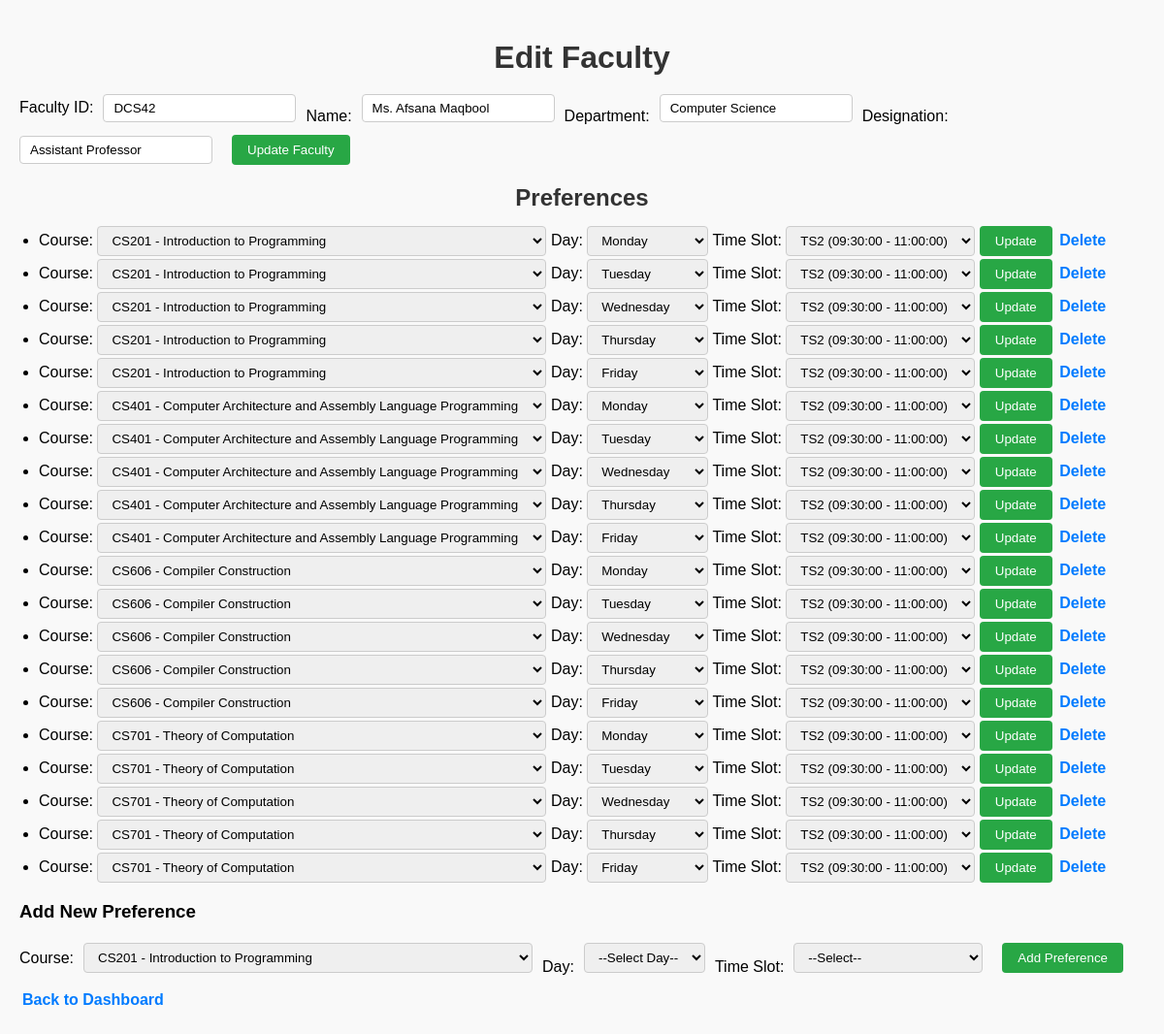
Screenshot of /editFaculty.php?id=DCS42 with the database file from the repository.
### tables this page shows
CREATE TABLE `faculty` (
  `FacultyID` varchar(10) NOT NULL,
  `Name` varchar(100) NOT NULL,
  `Department` varchar(50) NOT NULL,
  `Designation` varchar(50) NOT NULL
);

CREATE TABLE `preferences` (
  `PrefID` int(11) NOT NULL,
  `FacultyID` varchar(10) NOT NULL,
  `CourseCode` varchar(10) NOT NULL,
  `Day` varchar(10) DEFAULT NULL,
  `TimeSlotID` varchar(5) DEFAULT NULL,
  `CreatedAt` timestamp NOT NULL DEFAULT current_timestamp()
);

CREATE TABLE `courses` (
  `CourseCode` varchar(10) NOT NULL,
  `CourseTitle` varchar(100) NOT NULL,
  `Enrollment` int(11) NOT NULL,
  `MultimediaReq` tinyint(1) DEFAULT 0,
  `InstructorAssigned` varchar(10) DEFAULT NULL
);

CREATE TABLE `timeslots` (
  `TimeSlotID` varchar(5) NOT NULL,
  `StartTime` time NOT NULL,
  `EndTime` time NOT NULL,
  `IsBreak` tinyint(1) DEFAULT 0
);

### functions.php (called while the page is built, shortened)
<?php
require_once "config.php";
function getCourses() {
    global $conn;
    $result = $conn->query("SELECT * FROM Courses");
    return $result ? $result->fetch_all(MYSQLI_ASSOC) : [];
}
function getFacultyPreferences($facultyID) {
    global $conn;
    $facultyID = $conn->real_escape_string($facultyID);
    $result = $conn->query("SELECT * FROM preferences WHERE FacultyID='$facultyID' ORDER BY PrefID");
    return $result ? $result->fetch_all(MYSQLI_ASSOC) : [];
}
?>

### editFaculty.php (the view, shortened to what this page needs)
<?php
require_once "config.php";
require_once "functions.php";
$facultyID = $_GET['id'];
$sql = "SELECT * FROM Faculty WHERE FacultyID='$facultyID'";
$result = $conn->query($sql);
$faculty = $result->fetch_assoc();
$prefs = getFacultyPreferences($facultyID);
$courses = getCourses();
$timeSlots = [];
$tsResult = $conn->query("SELECT * FROM TimeSlots WHERE IsBreak=0 ORDER BY StartTime");
while ($row = $tsResult->fetch_assoc()) $timeSlots[] = $row;
?>
<!DOCTYPE html>
<html>
<head>
	<link rel="stylesheet" href="assets/style.css?v=<?= filemtime('assets/style.css') ?>">
</head>
<body>
    <h1>Edit Faculty</h1>
    <form method="POST">
        Faculty ID: <input type="text" name="facultyID" value="<?= htmlspecialchars($faculty['FacultyID']) ?>" required><br>
        Name: <input type="text" name="name" value="<?= htmlspecialchars($faculty['Name']) ?>" required><br>
        Department: <input type="text" name="department" value="<?= htmlspecialchars($faculty['Department']) ?>" required><br>
        Designation: <input type="text" name="designation" value="<?= htmlspecialchars($faculty['Designation']) ?>" required><br>
        <button type="submit" name="updateFaculty">Update Faculty</button>
    </form>
    <h2>Preferences</h2>
    <ul>
        <?php foreach ($prefs as $p): ?>
            <li>
                <form method="POST" style="display:inline;">
                    Course:
                    <select name="courseCode" required>
                        <?php foreach ($courses as $c): ?>
                            <option value="<?= $c['CourseCode'] ?>" <?= $c['CourseCode']==$p['CourseCode']?'selected':'' ?>>
                                <?= htmlspecialchars($c['CourseCode']) ?> - <?= htmlspecialchars($c['CourseTitle']) ?>
                            </option>
                        <?php endforeach; ?>
                    </select>
                    Day:
                    <select name="day">
                        <?php foreach(['Monday','Tuesday','Wednesday','Thursday','Friday'] as $day): ?>
                            <option value="<?= $day ?>" <?= $day==$p['Day']?'selected':'' ?>><?= $day ?></option>
                        <?php endforeach; ?>
                    </select>
                    Time Slot:
                    <select name="timeSlotID">
                        <?php foreach($timeSlots as $ts): ?>
                            <option value="<?= $ts['TimeSlotID'] ?>" <?= $ts['TimeSlotID']==$p['TimeSlotID']?'selected':'' ?>>
                                <?= $ts['TimeSlotID'] ?> (<?= $ts['StartTime'] ?> - <?= $ts['EndTime'] ?>)
                            </option>
                        <?php endforeach; ?>
                    </select>
                    <button type="submit" name="editPref">Update</button>
                    <a href="editFaculty.php?id=<?= $facultyID ?>&deletePref=<?= $p['PrefID'] ?>" onclick="return confirm('Delete this preference?')">Delete</a>
                </form>
            </li>
        <?php endforeach; ?>
    </ul>
    <h3>Add New Preference</h3>
    <form method="POST">
        Course:
        <select name="courseCode" required>
            <?php foreach ($courses as $c): ?>
                <option value="<?= $c['CourseCode'] ?>"><?= htmlspecialchars($c['CourseCode']) ?> - <?= htmlspecialchars($c['CourseTitle']) ?></option>
            <?php endforeach; ?>
        </select><br>
        Day:
        <select name="day">
            <option value="">--Select Day--</option>
        </select><br>
        Time Slot:
        <select name="timeSlotID">
            <option value="">--Select--</option>
        </select><br>
        <button type="submit" name="addPref">Add Preference</button>
    </form>
    <p><a href="index.php">Back to Dashboard</a></p>
</body>
</html>

### assets/style.css (style rules this page uses)
body { font-family: Arial, sans-serif; background-color: #f9f9f9; padding: 20px; margin: 0; }
h1, h2 { text-align: center; color: #333; margin-bottom: 15px; }
form { display: flex; flex-wrap: wrap; gap: 10px; align-items: center; margin-bottom: 15px; }
form input[type="text"], form input[type="number"], form select { padding: 6px 10px; border: 1px solid #ccc; border-radius: 4px; }
form button { padding: 8px 16px; background-color: #28a745; border: none; color: #fff; cursor: pointer; border-radius: 4px; transition: background-color 0.3s; }
a { text-decoration: none; color: #007BFF; font-weight: bold; margin: 0 3px; }
ul { list-style-type: disc; padding-left: 20px; margin-top: 5px; margin-bottom: 10px; }
ul li { margin-bottom: 3px; }

### rows the page displays
faculty: facultyID "DCS42", name "Ms. Afsana Maqbool", department "Computer Science", designation "Assistant Professor"
preferences: courseCode "CS201 - Introduction to Programming", day "Monday", timeSlotID "TS2 (09:30:00 - 11:00:00)"
preferences: courseCode "CS201 - Introduction to Programming", day "Tuesday", timeSlotID "TS2 (09:30:00 - 11:00:00)"
preferences: courseCode "CS201 - Introduction to Programming", day "Wednesday", timeSlotID "TS2 (09:30:00 - 11:00:00)"
preferences: courseCode "CS201 - Introduction to Programming", day "Thursday", timeSlotID "TS2 (09:30:00 - 11:00:00)"
preferences: courseCode "CS201 - Introduction to Programming", day "Friday", timeSlotID "TS2 (09:30:00 - 11:00:00)"
preferences: courseCode "CS401 - Computer Architecture and Assembly Language Programming", day "Monday", timeSlotID "TS2 (09:30:00 - 11:00:00)"
preferences: courseCode "CS401 - Computer Architecture and Assembly Language Programming", day "Tuesday", timeSlotID "TS2 (09:30:00 - 11:00:00)"
preferences: courseCode "CS401 - Computer Architecture and Assembly Language Programming", day "Wednesday", timeSlotID "TS2 (09:30:00 - 11:00:00)"
preferences: courseCode "CS401 - Computer Architecture and Assembly Language Programming", day "Thursday", timeSlotID "TS2 (09:30:00 - 11:00:00)"
preferences: courseCode "CS401 - Computer Architecture and Assembly Language Programming", day "Friday", timeSlotID "TS2 (09:30:00 - 11:00:00)"
preferences: courseCode "CS606 - Compiler Construction", day "Monday", timeSlotID "TS2 (09:30:00 - 11:00:00)"
preferences: courseCode "CS606 - Compiler Construction", day "Tuesday", timeSlotID "TS2 (09:30:00 - 11:00:00)"
preferences: courseCode "CS606 - Compiler Construction", day "Wednesday", timeSlotID "TS2 (09:30:00 - 11:00:00)"
preferences: courseCode "CS606 - Compiler Construction", day "Thursday", timeSlotID "TS2 (09:30:00 - 11:00:00)"
preferences: courseCode "CS606 - Compiler Construction", day "Friday", timeSlotID "TS2 (09:30:00 - 11:00:00)"
preferences: courseCode "CS701 - Theory of Computation", day "Monday", timeSlotID "TS2 (09:30:00 - 11:00:00)"
preferences: courseCode "CS701 - Theory of Computation", day "Tuesday", timeSlotID "TS2 (09:30:00 - 11:00:00)"
preferences: courseCode "CS701 - Theory of Computation", day "Wednesday", timeSlotID "TS2 (09:30:00 - 11:00:00)"
preferences: courseCode "CS701 - Theory of Computation", day "Thursday", timeSlotID "TS2 (09:30:00 - 11:00:00)"
preferences: courseCode "CS701 - Theory of Computation", day "Friday", timeSlotID "TS2 (09:30:00 - 11:00:00)"

### other values shown
form field courseCode "CS201 - Introduction to Programming"
